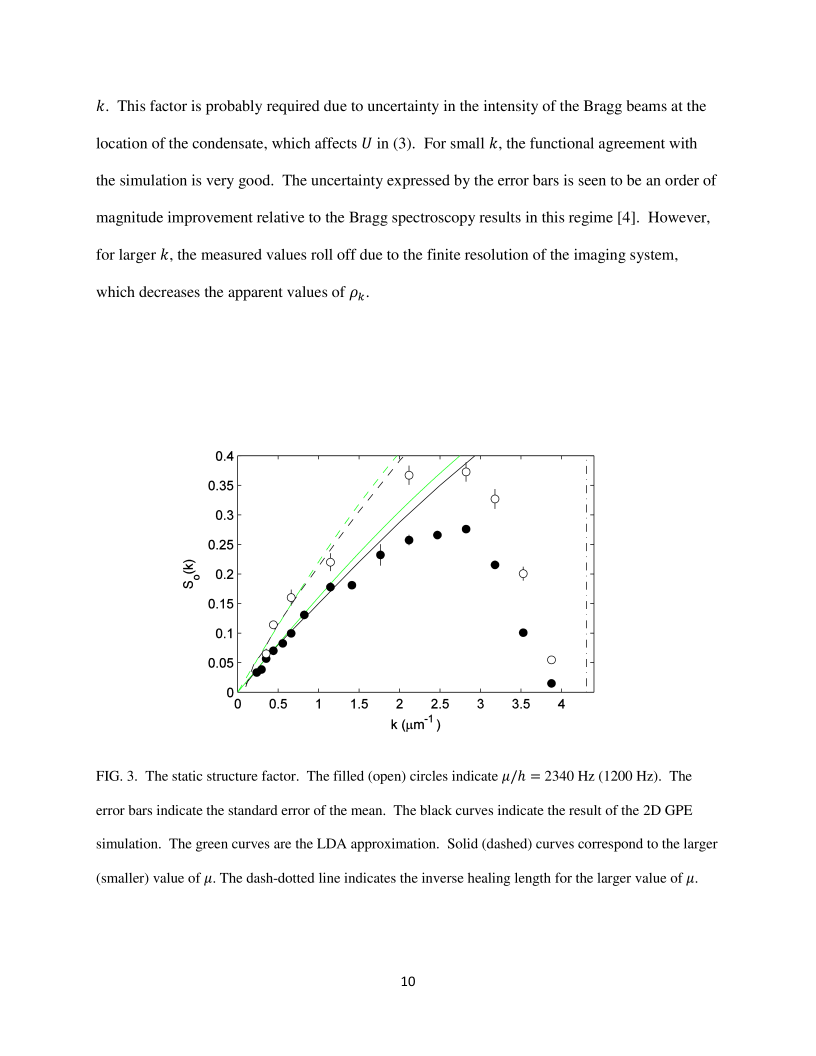
#> input picture formal/external_evidence/bec_bragg_shammass_2012/page_renders/page10_z4.png, 2448 x 3168 px (shown at 1/3 size)
$ python -i ovsnd01_sound_propagation_distance_time_digitized.py   (imports and definitions only)
#> lines starting #> are read from the running program, lines starting #| are printed output that depends on the picture; after the words box and inside, x2 and y2 are one past the last pixel; in counts of white or black regions, pixels touching at a corner belong together
#> in _digitized_points_from_png, rgb is the input picture: shape (3168, 2448, 3); mean R, G, B 249.7, 249.8, 249.7
"""OV-SND-01N: minimal digitized anchor dataset from sound propagation (computed lock).

Digitization target
- Source PDF: arXiv:9711224v1 (Kavoulakis & Pethick, 1997)
- Figure: Fig. 2 (distance vs time)
- Series: squares (low-amplitude pulses)
- Axes:
  - x: Time [ms], range [0, 80]
  - y: Distance from center [μm], range [0, 200]

Purpose
- Provide a deterministic, frozen external dataset artifact (CSV + metadata) as a
  second non-Bragg anchor.

Scope / limits
- Benchmark/anchor ingestion only; no ToE validation claim.
- No fitting: we digitize points only; we do not infer c beyond acknowledging
  that the slope is interpretable as a speed.
- No continuity/averaging across regimes.
"""

from __future__ import annotations

from dataclasses import dataclass
import hashlib
import json
from pathlib import Path
from formal.python.meta.repo_environment import find_repo_root
from typing import Any

import numpy as np
from PIL import Image
from scipy import ndimage


def _sha256_json(payload: object) -> str:
    b = json.dumps(payload, sort_keys=True, separators=(",", ":"), ensure_ascii=True).encode("utf-8")
    return hashlib.sha256(b).hexdigest()


# [6 lines left out: function _sha256_file, not called in this run]


def _sha256_text(text: str) -> str:
    return hashlib.sha256(text.encode("utf-8")).hexdigest()


def _to_gray(rgb: np.ndarray) -> np.ndarray:
    r = rgb[:, :, 0].astype(np.float32)
    g = rgb[:, :, 1].astype(np.float32)
    b = rgb[:, :, 2].astype(np.float32)
    return (0.2126 * r + 0.7152 * g + 0.0722 * b).astype(np.float32)


@dataclass(frozen=True)
class PlotBox:
    left: int
    right: int
    top: int
    bottom: int

    def width(self) -> int:
        return int(self.right - self.left)

    def height(self) -> int:
        return int(self.bottom - self.top)


def _find_plot_box(gray: np.ndarray, *, dark_threshold: int = 100) -> PlotBox:
#> called with dark_threshold = 100
    H, W = gray.shape
    dark = gray < float(dark_threshold)
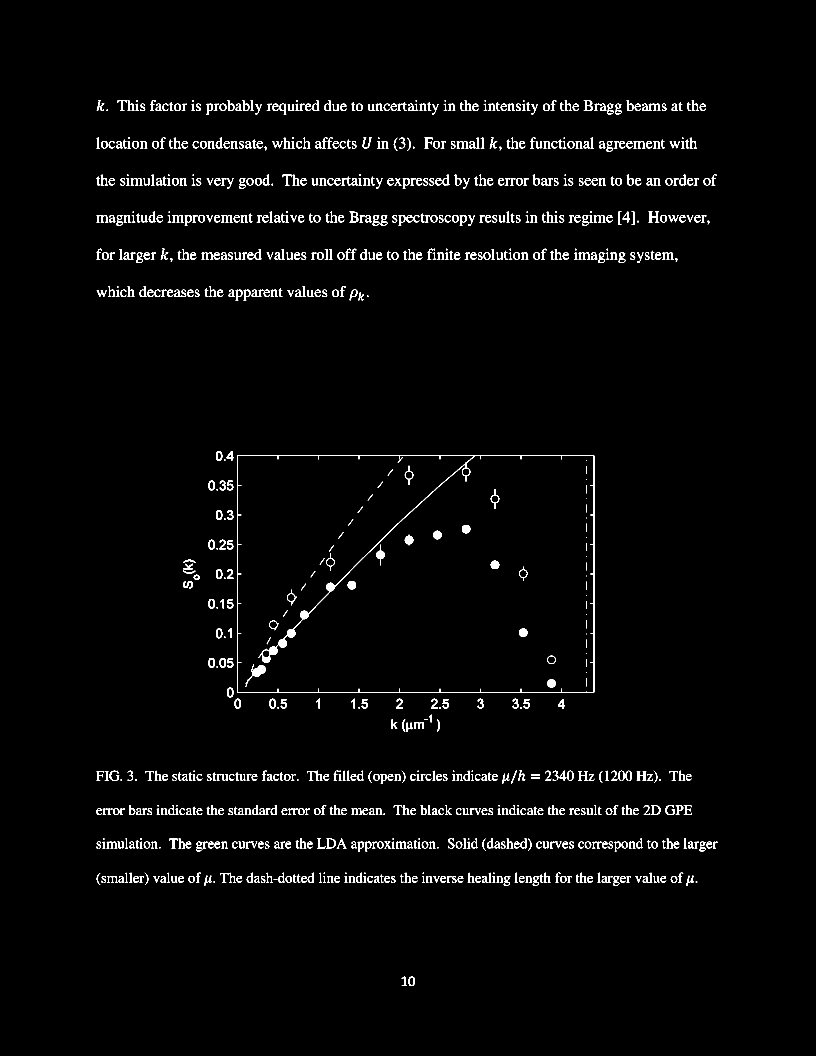
#> dark: shape (3168, 2448) bool (shown at 1/3 size); 1.9% white; 954 white regions (101 under 20 px), largest, box (x1, y1, x2, y2) and area: (712, 1366, 1783, 2078) 12382, (737, 1995, 797, 2061) 1013, (1129, 1633, 1154, 1697) 550

    # x-axis: strongest horizontal dark density in lower half
    y0 = int(0.55 * H)
    row_scores = dark[y0:, :].mean(axis=1)
#> row_scores = 1426 values, max 0.441 at index 334, min 0 at index 350, mean 0.0187
    y_axis = int(y0 + int(np.argmax(row_scores)))
#> y_axis = 2076

    # y-axis: strongest vertical dark density in left half
    x1 = int(0.45 * W)
    col_scores = dark[:, :x1].mean(axis=0)
#> col_scores = 1101 values, max 0.248 at index 712, min 0 at index 0, mean 0.021
    x_axis = int(np.argmax(col_scores))
#> x_axis = 712

    xs = np.where(dark[y_axis, :])[0]
#> xs = 1079 values from 681 to 1782
    ys = np.where(dark[:, x_axis])[0]
#> ys = 787 values from 312 to 2645
    if xs.size == 0 or ys.size == 0:
        raise RuntimeError("Could not detect axes")

    right = int(np.percentile(xs, 99.0))
#> right = 1771
    top = int(np.percentile(ys, 1.0))
#> top = 651
    left = int(x_axis + 1)
#> left = 713
    bottom = int(y_axis - 1)
#> bottom = 2075

    pad_x = max(2, int(0.01 * W))
    pad_y = max(2, int(0.01 * H))

    left = min(max(left + pad_x, 0), W - 2)
#> left = 737
    right = min(max(right - pad_x, left + 2), W - 1)
#> right = 1747
    top = min(max(top + pad_y, 0), bottom - 2)
#> top = 682
    bottom = min(max(bottom - pad_y, top + 2), H - 1)
#> bottom = 2044

    if (right - left) < 200 or (bottom - top) < 200:
        raise RuntimeError("Detected plot box too small")

    return PlotBox(left=left, right=right, top=top, bottom=bottom)


# [13 lines left out: function _pixel_to_data, not called in this run]


def _digitized_points_from_png(png_path: Path) -> list[dict[str, float]]:
    rgb = np.array(Image.open(png_path).convert("RGB"))
    gray = _to_gray(rgb)

    plot = _find_plot_box(gray, dark_threshold=100)

    sub = gray[plot.top : plot.bottom, plot.left : plot.right]
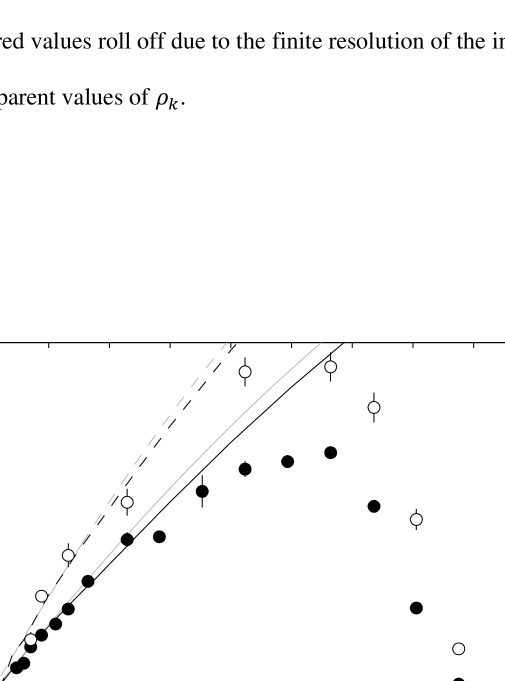
#> sub: shape (1362, 1010) float32 (shown at 1/2 size); min 0, max 255, mean 250.3
    mask = sub < 140
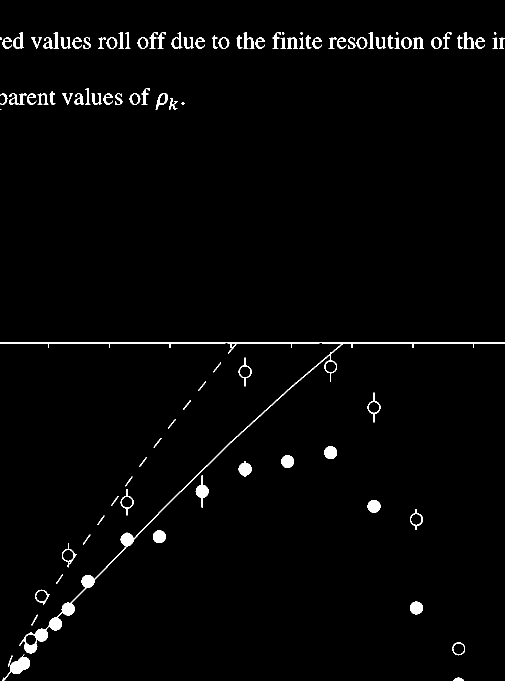
#> mask: shape (1362, 1010) bool (shown at 1/2 size); 1.9% white; 99 white regions (6 under 20 px), largest, box (x1, y1, x2, y2) and area: (0, 684, 1010, 1307) 8136, (5, 1308, 60, 1362) 991, (391, 950, 418, 1015) 639
    mask = ndimage.binary_opening(mask, structure=np.ones((2, 2), dtype=bool), iterations=1)
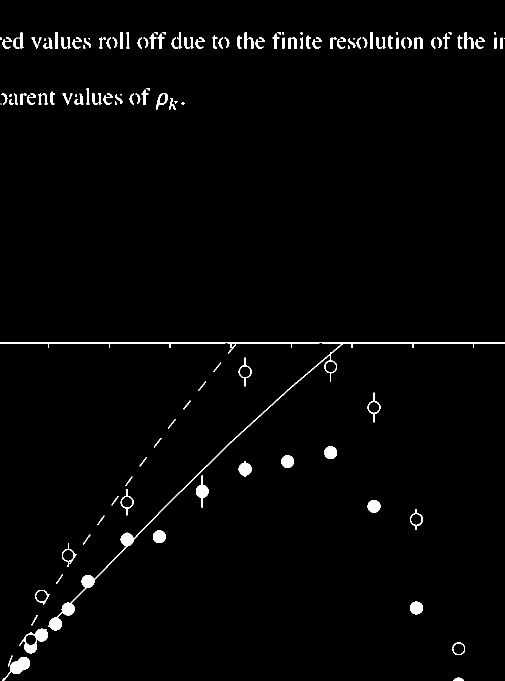
#> mask: shape (1362, 1010) bool (shown at 1/2 size); 1.8% white; 145 white regions (10 under 20 px), largest, box (x1, y1, x2, y2) and area: (96, 684, 1010, 1261) 5050, (0, 684, 453, 696) 1411, (38, 1257, 96, 1307) 1066

    lbl, n = ndimage.label(mask)
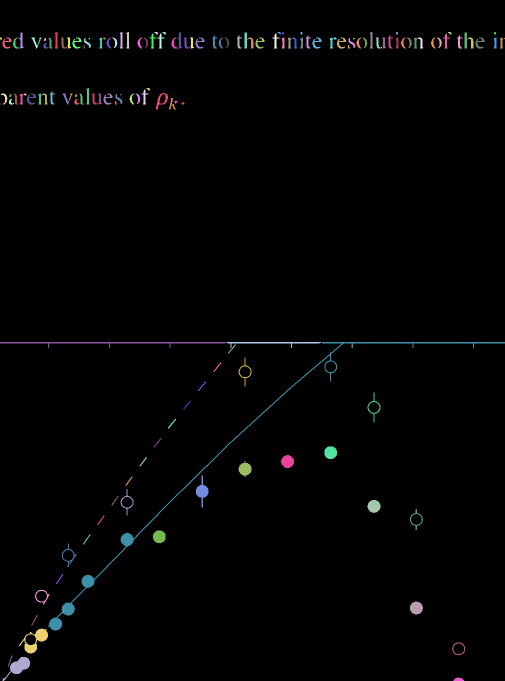
#> lbl: shape (1362, 1010) int32 (shown at 1/2 size); 146 distinct labels, from 0 to 145; one colour per label, 0 black
#> n = 145
    if n <= 0:
        raise RuntimeError("No components detected")

    # Empirically stable selector on the pinned render:
    # - squares have connected-component area==43 and bounding box 12x11.
    pts: list[tuple[float, float]] = []
    for idx, sl in enumerate(ndimage.find_objects(lbl), start=1):
        if sl is None:
            continue
        ys, xs = sl
        comp = lbl[ys, xs] == idx

        area = int(comp.sum())
        h = int(ys.stop - ys.start)
        w = int(xs.stop - xs.start)

        if not (area == 43 and w == 12 and h == 11):
            continue

        yy, xx = np.nonzero(comp)
        cx = float(xx.mean()) + float(xs.start) + float(plot.left)
        cy = float(yy.mean()) + float(ys.start) + float(plot.top)
        pts.append((cx, cy))
#> this loop made 145 passes
#> (area, h, w) on passes 1, 2, 3, 4, 5, 6, 9, 11: (138, 33, 6), (138, 33, 6), (138, 33, 6), (24, 5, 7), (24, 5, 7), (24, 5, 7), (138, 33, 6), (24, 5, 7)
#> after the loop, pts = []

    pts.sort(key=lambda t: (t[0], t[1]))

    if len(pts) != 11:
#> (the run stopped early here; a loop or call above may not have finished)

$ run again, on formal/external_evidence/bec_bragg_shammass_2012/page_renders/page11_z4.png
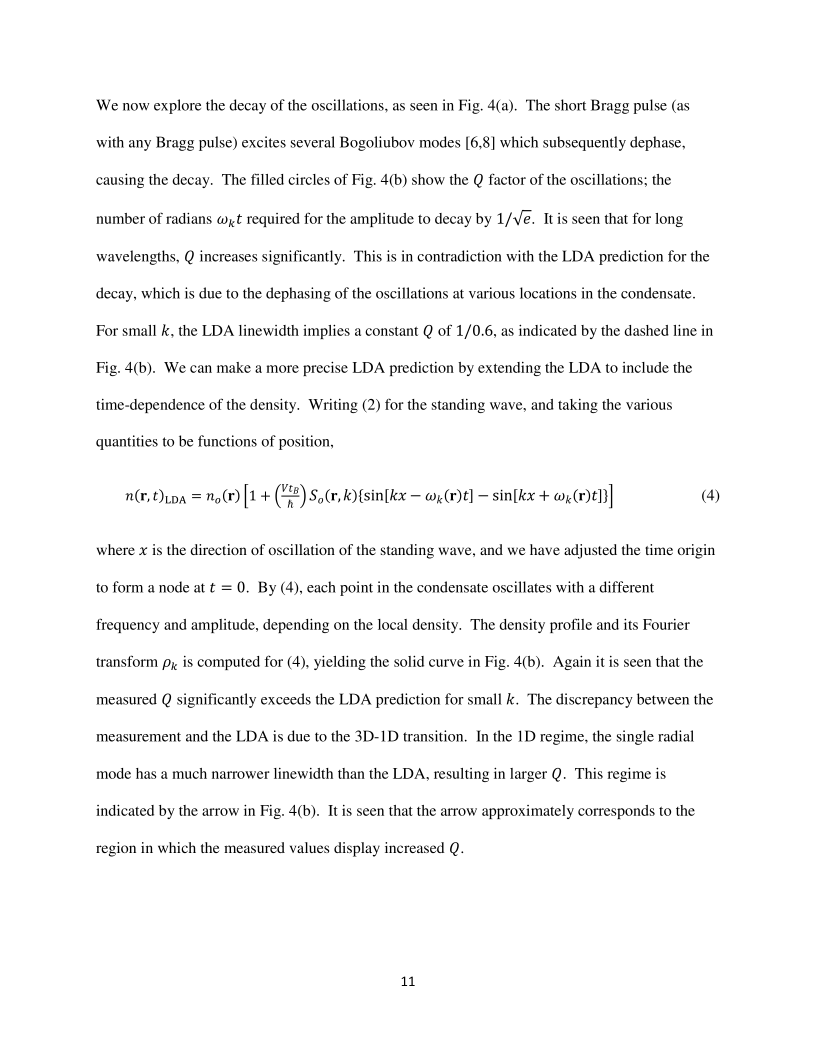
#> input picture formal/external_evidence/bec_bragg_shammass_2012/page_renders/page11_z4.png, 2448 x 3168 px (shown at 1/3 size)
#> in _digitized_points_from_png, rgb is the input picture: shape (3168, 2448, 3); min 0, max 255, mean 246.6
#> in _find_plot_box, `dark = gray < float(dark_threshold)`:
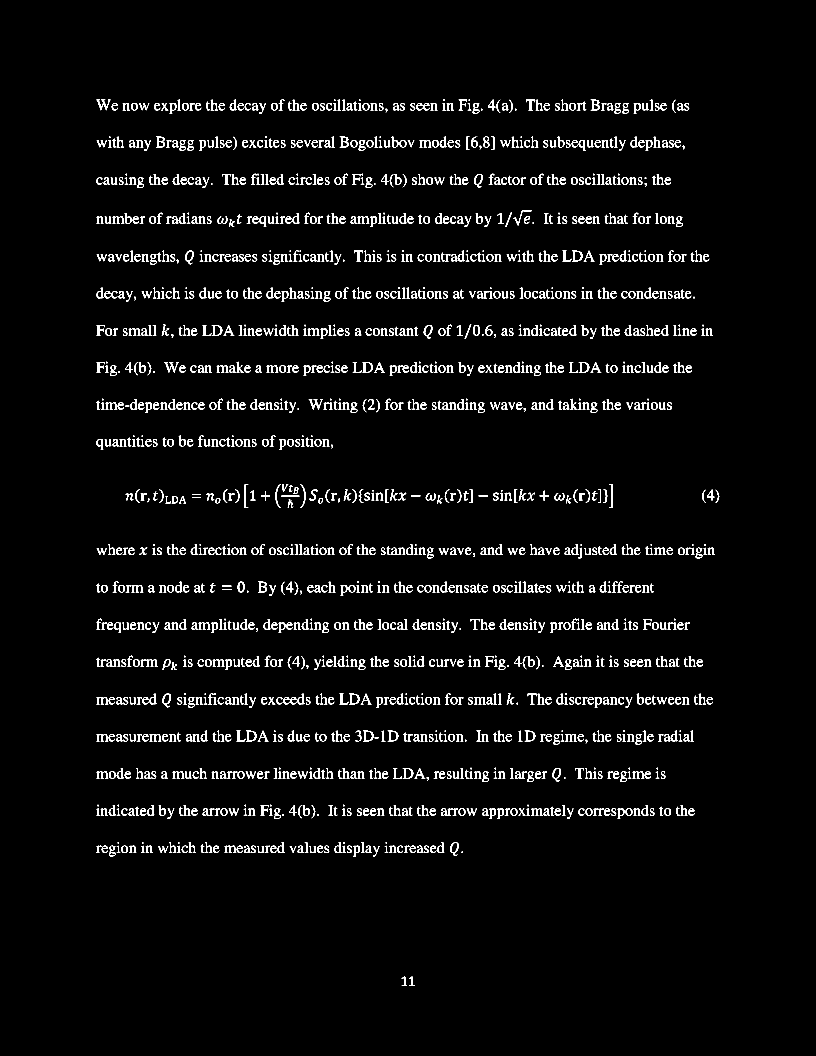
#> dark: shape (3168, 2448) bool (shown at 1/3 size); 3.1% white; 1586 white regions (148 under 20 px), largest, box (x1, y1, x2, y2) and area: (289, 299, 332, 331) 410, (493, 1086, 536, 1118) 410, (926, 1197, 969, 1229) 410
#> row_scores = 1426 values, max 0.377 at index 481, min 0 at index 0, mean 0.0278
#> y_axis = 2223
#> col_scores = 1101 values, max 0.118 at index 294, min 0 at index 0, mean 0.033
#> x_axis = 294
#> xs = 923 values from 289 to 2081
#> ys = 375 values from 299 to 2558
#> in _find_plot_box, `right = int(np.percentile(xs, 99.0))`: right = 2071
#> in _find_plot_box, `top = int(np.percentile(ys, 1.0))`: top = 302
#> in _find_plot_box, `left = int(x_axis + 1)`: left = 295
#> in _find_plot_box, `bottom = int(y_axis - 1)`: bottom = 2222
#> in _find_plot_box, `left = min(max(left + pad_x, 0), W - 2)`: left = 319
#> in _find_plot_box, `right = min(max(right - pad_x, left + 2), W - 1)`: right = 2047
#> in _find_plot_box, `top = min(max(top + pad_y, 0), bottom - 2)`: top = 333
#> in _find_plot_box, `bottom = min(max(bottom - pad_y, top + 2), H - 1)`: bottom = 2191
#> in _digitized_points_from_png, `lbl, n = ndimage.label(mask)`:
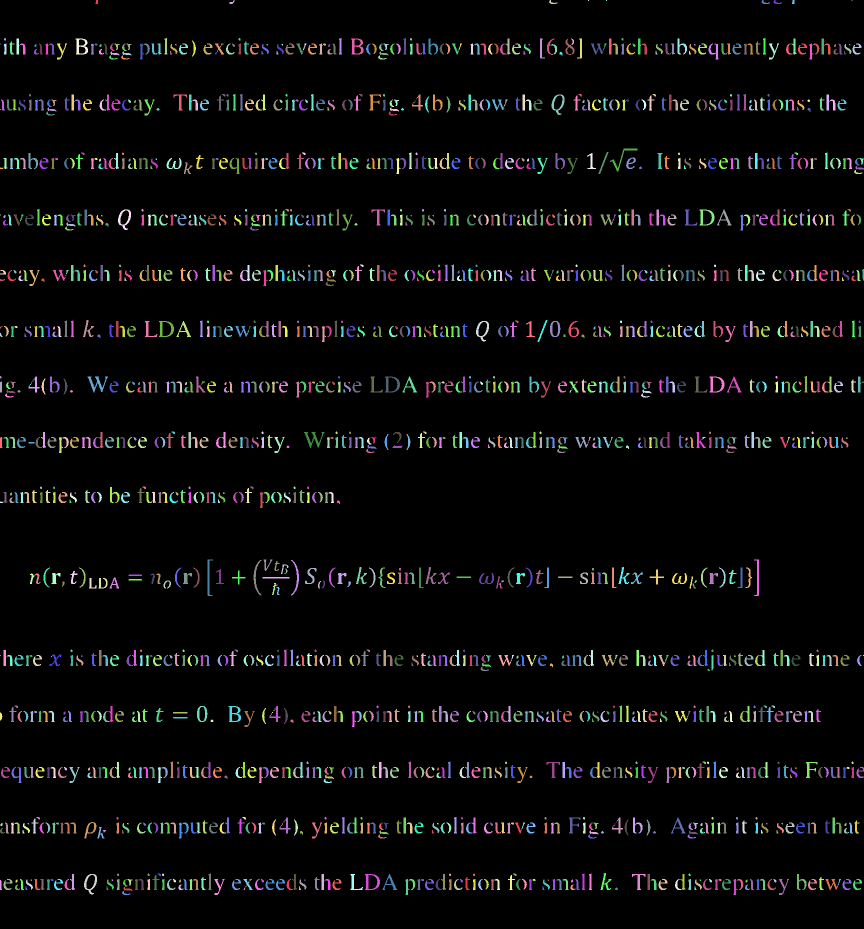
#> lbl: shape (1858, 1728) int32 (shown at 1/2 size); 1972 distinct labels, from 0 to 1971; one colour per label, 0 black
#> n = 1971
#> the loop in _digitized_points_from_png, `for idx, sl in enumerate(ndimage.find_objects(lbl), start=1):` made 1971 passes
#> (area, h, w) on passes 1 to 3: (35, 8, 5), (39, 8, 10), (54, 8, 17)
#> after the loop in _digitized_points_from_png, `for idx, sl in enumerate(ndimage.find_objects(lbl), start=1):`: pts = []
